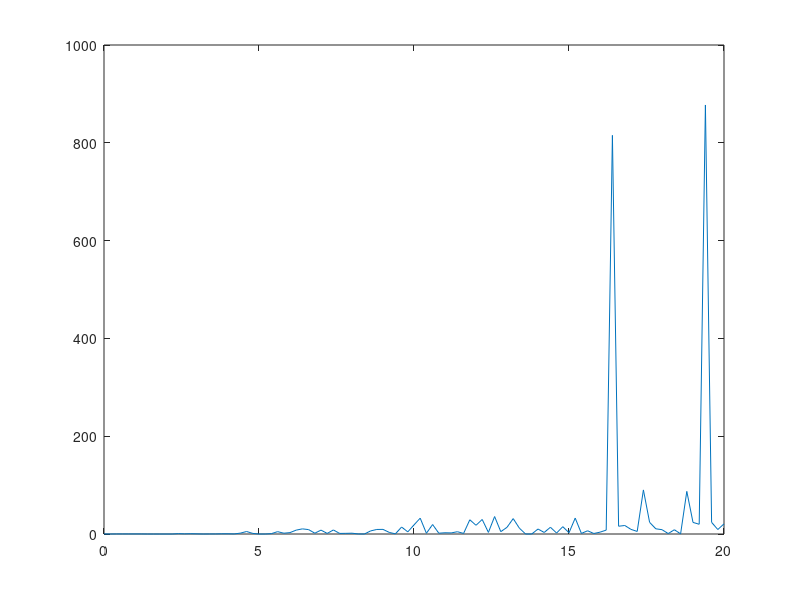

MATLAB code for this plot:
clc;
clearvars;

ts = 1e-9;
T = 1e-5;
tau = 1e-6;
t = 0:ts:T;
tlen = length (t);
x1 = zeros (1, tlen);

alpha = 0.5;


c = 300000000;
r = 450;

x2 = zeros (1, tlen);

td = (2 * r) / c;
index_td = (td * tlen) / T; % index_td = 3000
x2(3000:4000) = alpha;

d = [];
err = [];
j = 1;

for k = 0:0.2:20
    noise = k * rand (size (x2));
    y = x2 + noise;

    cor = zeros (1, tlen);

    for i = 1 : tlen - 1000
        temp = zeros (1, tlen);
        temp(i:i + 1000 - 1) = 1;
        cor(i) = temp*y';
    end

    max_index = find (cor == max (cor));

    t_max = t(max_index(1));

    d(j) = (c * t_max) / 2;
    
    err(j) = abs (d(j) - r);
    
    disp ([k d(j) err(j)]);
    
    j = j + 1;
end
mean_err = mean (err);
disp (mean_err);

plot (0:0.2:20, err);